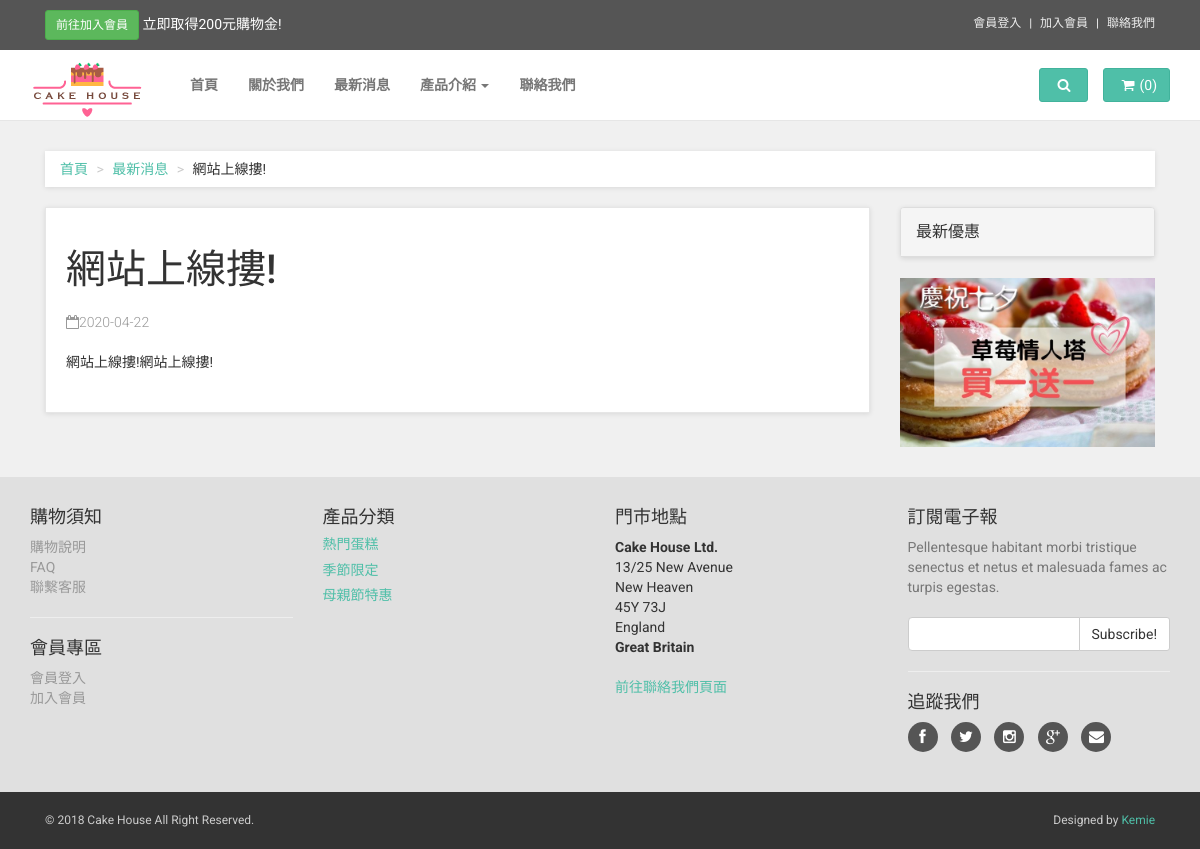
Page /web/news.php?gnewsID=1 on the committed database.
### tables this page shows
CREATE TABLE `news` (
  `newsID` int(11) NOT NULL,
  `news_categoryID` int(11) NOT NULL,
  `published_date` varchar(255) NOT NULL,
  `picture` varchar(255) NOT NULL,
  `title` varchar(255) NOT NULL,
  `description` text NOT NULL,
  `created_at` varchar(255) DEFAULT NULL,
  `updated_at` varchar(255) DEFAULT NULL
);

CREATE TABLE `product_categories` (
  `product_categoryID` int(11) NOT NULL,
  `category` varchar(255) NOT NULL,
  `created_at` varchar(255) DEFAULT NULL,
  `updated_at` varchar(255) DEFAULT NULL
);

### web/news.php (the view, shortened to what this page needs)
<?php
require('../connection/connection.php');
$query = $db->query("SELECT * FROM news WHERE newsID =".$_GET['gnewsID']);
$news = $query->fetch(PDO::FETCH_ASSOC);
?>
<!DOCTYPE html>
<html lang="en">
<head>
    <?php require_once('template/head_files.php'); ?>
</head>
<body>
   <?php require_once('template/navbar.php'); ?>
    <div id="all">
        <div id="content">
            <div class="container">
                <div class="col-sm-12">
                    <ul class="breadcrumb">
                        <li><a href="../index.php">首頁</a>
                        </li>
                        <li><a href="news_list.php">最新消息</a>
                        </li>
                        <li><?php echo $news['title']; ?></li>
                    </ul>
                </div>
                <div class="col-sm-9" id="blog-post">
                    <div class="box">
                        <h1><?php echo $news['title']; ?></h1>
                        <p class="author-date"><i class="fa fa-calendar-o"></i><?php echo $news['published_date']; ?></p>
                        <div id="post-content">
                        <?php echo $news['description']; ?>
                        </div>
                    </div>
                </div>
                <div class="col-md-3">
                    <div class="panel panel-default sidebar-menu">
                        <div class="panel-heading">
                            <h3 class="panel-title">最新優惠</h3>
                        </div>
                    </div>
                    <div class="banner">
                        <a href="#">
                            <img src="../img/ad-banner.jpg" alt="sales 2014" class="img-responsive">
                        </a>
                    </div>
                </div>
            </div>
        </div>
        <?php require_once('template/footer.php'); ?>
</body>
</html>

### web/template/footer.php (shortened to what this page needs)
<?php
$query = $db->query("SELECT * FROM product_categories ORDER BY product_categoryID ASC");
$product_categories = $query->fetchAll(PDO::FETCH_ASSOC);
?>
 <div id="footer" data-animate="fadeInUp">
            <div class="container">
                <div class="row">
                    <div class="col-md-3 col-sm-6">
                        <h4>購物須知</h4>
                        <ul>
                            <li><a href="shopping_rule.php">購物說明</a>
                            </li>
                            <li><a href="faq.php">FAQ</a>
                            </li>
                            <li><a href="contact.php">聯繫客服</a>
                            </li>
                        </ul>
                        <hr>
                        <h4>會員專區</h4>
                        <ul>
                            <li><a href="#" data-toggle="modal" data-target="#login-modal">會員登入</a>
                            </li>
                            <li><a href="register.php">加入會員</a>
                            </li>
                        </ul>
                    </div>
                    <div class="col-md-3 col-sm-6">
                        <h4>產品分類</h4>
                        <?php foreach($product_categories as $category){ ?>
                            <a href="product_list.php?categoryID=<?php echo $category['product_categoryID'];?>">
                            <h5><?php echo $category['category'];?></h5></a>
                                       <?php  } ?>
                    </div>
                    <div class="col-md-3 col-sm-6">
                        <h4>門市地點</h4>
                        <p><strong>Cake House Ltd.</strong>
                            <br>13/25 New Avenue
                            <br>New Heaven
                            <br>45Y 73J
                            <br>England
                            <br>
                            <strong>Great Britain</strong>
                        </p>
                        <a href="contact.php">前往聯絡我們頁面</a>
                    </div>
                    <div class="col-md-3 col-sm-6">
                        <h4>訂閱電子報</h4>
                        <p class="text-muted">Pellentesque habitant morbi tristique senectus et netus et malesuada fames ac turpis egestas.</p>
                        <form>
                            <div class="input-group">
                                <input type="text" class="form-control">
                                <span class="input-group-btn">
			    <button class="btn btn-default" type="button">Subscribe!</button>
			</span>
                            </div>
                        </form>
                        <hr>
                        <h4>追蹤我們</h4>
                        <p class="social">
                            <a href="#" class="facebook external" data-animate-hover="shake"><i class="fa fa-facebook"></i></a>
                            <a href="#" class="twitter external" data-animate-hover="shake"><i class="fa fa-twitter"></i></a>
                            <a href="#" class="instagram external" data-animate-hover="shake"><i class="fa fa-instagram"></i></a>
                            <a href="#" class="gplus external" data-animate-hover="shake"><i class="fa fa-google-plus"></i></a>
                            <a href="#" class="email external" data-animate-hover="shake"><i class="fa fa-envelope"></i></a>
                        </p>
                    </div>
                </div>
            </div>
        </div>
        <div id="copyright">
            <div class="container">
                <div class="col-md-6">
                    <p class="pull-left">© 2018 Cake House All Right Reserved.</p>
                </div>
                <div class="col-md-6">
                    <p class="pull-right">Designed by <a href="https://bootstrapious.com/e-commerce-templates">Kemie
                    </p>
                </div>
            </div>
        </div>
    </div>

### css/style.default.css (style rules this page uses)
a, button { -webkit-transition: all 0.2s ease-out; -moz-transition: all 0.2s ease-out; transition: all 0.2s ease-out; }
a i.fa, button i.fa { margin: 0 5px; }
h1 { font-weight: 700; font-size: 40px; }
.breadcrumb { -webkit-box-shadow: 0 1px 5px rgba(0, 0, 0, 0.1); box-shadow: 0 1px 5px rgba(0, 0, 0, 0.1); }
.box { background: #fff; margin: 0 0 30px; border: solid 1px #e6e6e6; -webkit-box-sizing: border-box; -moz-box-sizing: border-box; box-sizing: border-box; padding: 20px; -webkit-box-shadow: 0 1px 5px rgba(0, 0, 0, 0.1); box-shadow: 0 1px 5px rgba(0, 0, 0, 0.1); }
#content .panel.sidebar-menu { -webkit-box-sizing: border-box; -moz-box-sizing: border-box; box-sizing: border-box; -webkit-box-shadow: 0 1px 5px rgba(0, 0, 0, 0.1); box-shadow: 0 1px 5px rgba(0, 0, 0, 0.1); }
#content .panel.sidebar-menu h3 { padding: 5px 0; margin: 0; }
#content .banner { margin-bottom: 30px; }
#content #blog-post .author-date { color: #999999; font-weight: 300; }
#content #blog-post #post-content { margin-bottom: 20px; }
#footer { background: #e0e0e0; padding: 20px 0; }
#footer ul { padding-left: 0; list-style: none; }
#footer ul a { color: #999999; }
#footer .social { text-align: left; }
#footer .social a { margin: 0 10px 0 0; color: #fff; display: inline-block; width: 30px; height: 30px; border-radius: 15px; line-height: 26px; font-size: 15px; text-align: center; -webkit-transition: all 0.2s ease-out; -moz-transition: all 0.2s ease-out; transition: all 0.2s ease-out; vertical-align: bottom; background-color: #555555; }
#footer .social a i { vertical-align: bottom; line-height: 30px; }
#copyright { background: #333; color: #ccc; padding: 20px 0; font-size: 12px; }
#copyright p { margin: 0; }
body { font-family: "Roboto", Helvetica, Arial, sans-serif; font-size: 14px; line-height: 1.42857143; color: #333333; background-color: #f0f0f0; }
a { color: #4fbfa8; text-decoration: none; }
hr { margin-top: 20px; margin-bottom: 20px; border: 0; border-top: 1px solid #eeeeee; }
.breadcrumb { padding: 8px 15px; margin-bottom: 20px; background-color: #ffffff; border-radius: 0; }
.breadcrumb > li + li:before { content: ">\00a0"; color: #cccccc; }
.btn { font-weight: normal; font-family: "Roboto", Helvetica, Arial, sans-serif; padding: 6px 12px; font-size: 14px; line-height: 1.42857143; border-radius: 3px; }
.form-control { -webkit-box-shadow: none; box-shadow: none; }
h1, h2, h3, h4, h5, h6, .h1, .h2, .h3, .h4, .h5, .h6 { font-family: inherit; font-weight: 500; line-height: 1.1; color: inherit; }
h1, .h1, h2, .h2, h3, .h3 { margin-top: 20px; margin-bottom: 20px; }
p, ul, ol { margin: 0 0 20px; }

### rows in the picture
news: title "網站上線摟!", published_date "2020-04-22", description "網站上線摟!網站上線摟!"
product_categories: category "熱門蛋糕"
product_categories: category "季節限定"
product_categories: category "母親節特惠"
